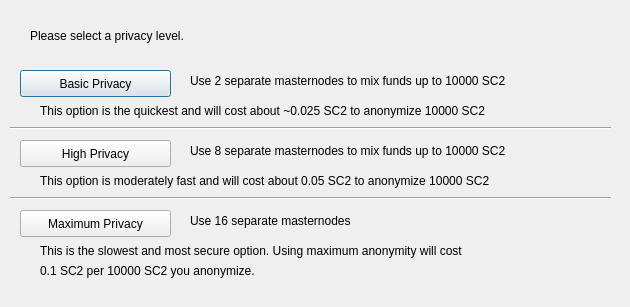
<?xml version="1.0" encoding="UTF-8"?>
<ui version="4.0">
 <class>ObfuscationConfig</class>
 <widget class="QDialog" name="ObfuscationConfig">
  <property name="geometry">
   <rect>
    <x>0</x>
    <y>0</y>
    <width>630</width>
    <height>307</height>
   </rect>
  </property>
  <property name="windowTitle">
   <string>Configure Obfuscation</string>
  </property>
  <widget class="QPushButton" name="buttonBasic">
   <property name="geometry">
    <rect>
     <x>20</x>
     <y>70</y>
     <width>151</width>
     <height>27</height>
    </rect>
   </property>
   <property name="text">
    <string>Basic Privacy</string>
   </property>
  </widget>
  <widget class="QPushButton" name="buttonHigh">
   <property name="geometry">
    <rect>
     <x>20</x>
     <y>140</y>
     <width>151</width>
     <height>27</height>
    </rect>
   </property>
   <property name="text">
    <string>High Privacy</string>
   </property>
  </widget>
  <widget class="QPushButton" name="buttonMax">
   <property name="geometry">
    <rect>
     <x>20</x>
     <y>210</y>
     <width>151</width>
     <height>27</height>
    </rect>
   </property>
   <property name="text">
    <string>Maximum Privacy</string>
   </property>
  </widget>
  <widget class="QLabel" name="label">
   <property name="geometry">
    <rect>
     <x>30</x>
     <y>20</y>
     <width>571</width>
     <height>31</height>
    </rect>
   </property>
   <property name="text">
    <string>Please select a privacy level.</string>
   </property>
  </widget>
  <widget class="QLabel" name="label_2">
   <property name="geometry">
    <rect>
     <x>190</x>
     <y>70</y>
     <width>421</width>
     <height>21</height>
    </rect>
   </property>
   <property name="text">
    <string>Use 2 separate masternodes to mix funds up to 10000 SC2</string>
   </property>
  </widget>
  <widget class="QLabel" name="label_3">
   <property name="geometry">
    <rect>
     <x>190</x>
     <y>140</y>
     <width>411</width>
     <height>21</height>
    </rect>
   </property>
   <property name="text">
    <string>Use 8 separate masternodes to mix funds up to 10000 SC2</string>
   </property>
  </widget>
  <widget class="QLabel" name="label_4">
   <property name="geometry">
    <rect>
     <x>190</x>
     <y>210</y>
     <width>421</width>
     <height>21</height>
    </rect>
   </property>
   <property name="text">
    <string>Use 16 separate masternodes</string>
   </property>
  </widget>
  <widget class="QLabel" name="label_6">
   <property name="geometry">
    <rect>
     <x>40</x>
     <y>100</y>
     <width>561</width>
     <height>21</height>
    </rect>
   </property>
   <property name="text">
    <string>This option is the quickest and will cost about ~0.025 SC2 to anonymize 10000 SC2</string>
   </property>
  </widget>
  <widget class="QLabel" name="label_7">
   <property name="geometry">
    <rect>
     <x>40</x>
     <y>170</y>
     <width>561</width>
     <height>21</height>
    </rect>
   </property>
   <property name="text">
    <string>This option is moderately fast and will cost about 0.05 SC2 to anonymize 10000 SC2</string>
   </property>
  </widget>
  <widget class="QLabel" name="label_8">
   <property name="geometry">
    <rect>
     <x>40</x>
     <y>240</y>
     <width>561</width>
     <height>21</height>
    </rect>
   </property>
   <property name="text">
    <string>This is the slowest and most secure option. Using maximum anonymity will cost</string>
   </property>
  </widget>
  <widget class="QLabel" name="label_9">
   <property name="geometry">
    <rect>
     <x>40</x>
     <y>260</y>
     <width>561</width>
     <height>21</height>
    </rect>
   </property>
   <property name="text">
    <string>0.1 SC2 per 10000 SC2 you anonymize.</string>
   </property>
  </widget>
  <widget class="Line" name="line">
   <property name="geometry">
    <rect>
     <x>10</x>
     <y>120</y>
     <width>601</width>
     <height>16</height>
    </rect>
   </property>
   <property name="orientation">
    <enum>Qt::Horizontal</enum>
   </property>
  </widget>
  <widget class="Line" name="line_2">
   <property name="geometry">
    <rect>
     <x>10</x>
     <y>190</y>
     <width>601</width>
     <height>16</height>
    </rect>
   </property>
   <property name="orientation">
    <enum>Qt::Horizontal</enum>
   </property>
  </widget>
 </widget>
 <resources/>
 <connections/>
</ui>
